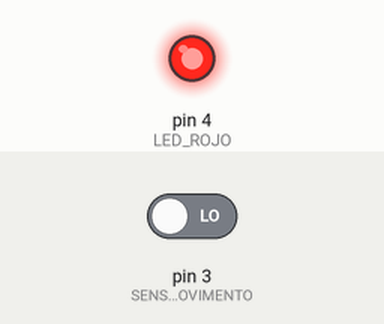
This sketch was run on a simulated Arduino Uno, built with avr-gcc and run on an emulated ATmega328P. Parts: output pins drawn as LEDs (lit = HIGH). The test bench sets the inputs (shaded band); at power-on: pin 3 (SENSOR_MOVIMENTO) LOW.

Above: at 1.2 s.
1.3 s: pin 3 (SENSOR_MOVIMENTO) driven HIGH
At 2.5 s:
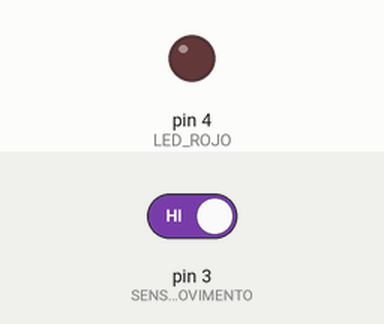
2.8 s: pin 3 (SENSOR_MOVIMENTO) driven LOW
At 3.7 s:
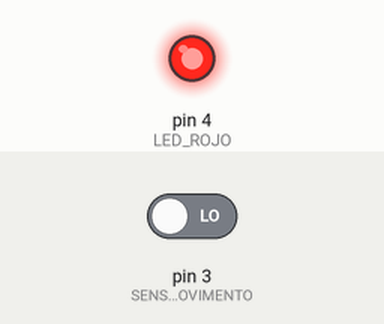
Timing chart, 0 to 5.8 s (numbered marks = the images above; inputs shaded):
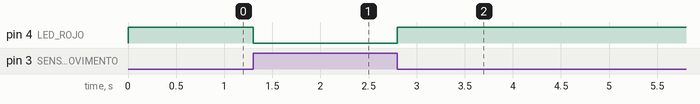

Measured:
- after the input at 1.3 s, pin 4 (LED_ROJO): HIGH → LOW at once
- after the input at 2.8 s, pin 4 (LED_ROJO): LOW → HIGH at once

The sketch:

SensorDeMovimiento_Prueba.ino
```cpp
/*
 *    ARCHIVO:   SensorDeMovimiento_Prueba.ino
 *      AUTOR:   JUAN CORDOVA
 *      FECHA:   2013-04-16
 *
 *  PROPOSITO:   Probar individualmente el Sensor Pirólico GH-718
 *
 * Layout de conexión Pines del ARDUINO
 * ====================================
 *  Digital 3 conectado al Sensor
 *
 * Pines del Sensor
 * PIN 1 - VDD - 5V
 * PIN 2 - SIGNAL
 * PIN 3 - GND
 *
 */

/*************************************************************/
/***************   VARIABLES Y CONSTANTES ********************/
/*************************************************************/
const int SENSOR_MOVIMENTO = 3; //PIR
const int LED_ROJO = 4;

int estado;

/*************************************************************/
/*************************** SETUP ***************************/
/*************************************************************/
void setup(){
  pinMode(SENSOR_MOVIMENTO, INPUT);
  pinMode(LED_ROJO, OUTPUT);
  digitalWrite(LED_ROJO, LOW);
}

/*************************************************************/
/************************  LOOP     **************************/
/*************************************************************/
void loop(){

  //LOW - el sensor SI detecta movimiento manda 0v como salida
  //HIGH - si NO detecta movimiento manda 3v como salida

  estado = digitalRead(SENSOR_MOVIMENTO); //leemos el estado del sensor PIR

  if(estado == HIGH)  //NO movimiento
  {
    digitalWrite(LED_ROJO, LOW);//apagamos el led
  }
  else  //SI movimiento
  {
    digitalWrite(LED_ROJO, HIGH);//encendemos el led
  }
}
```
